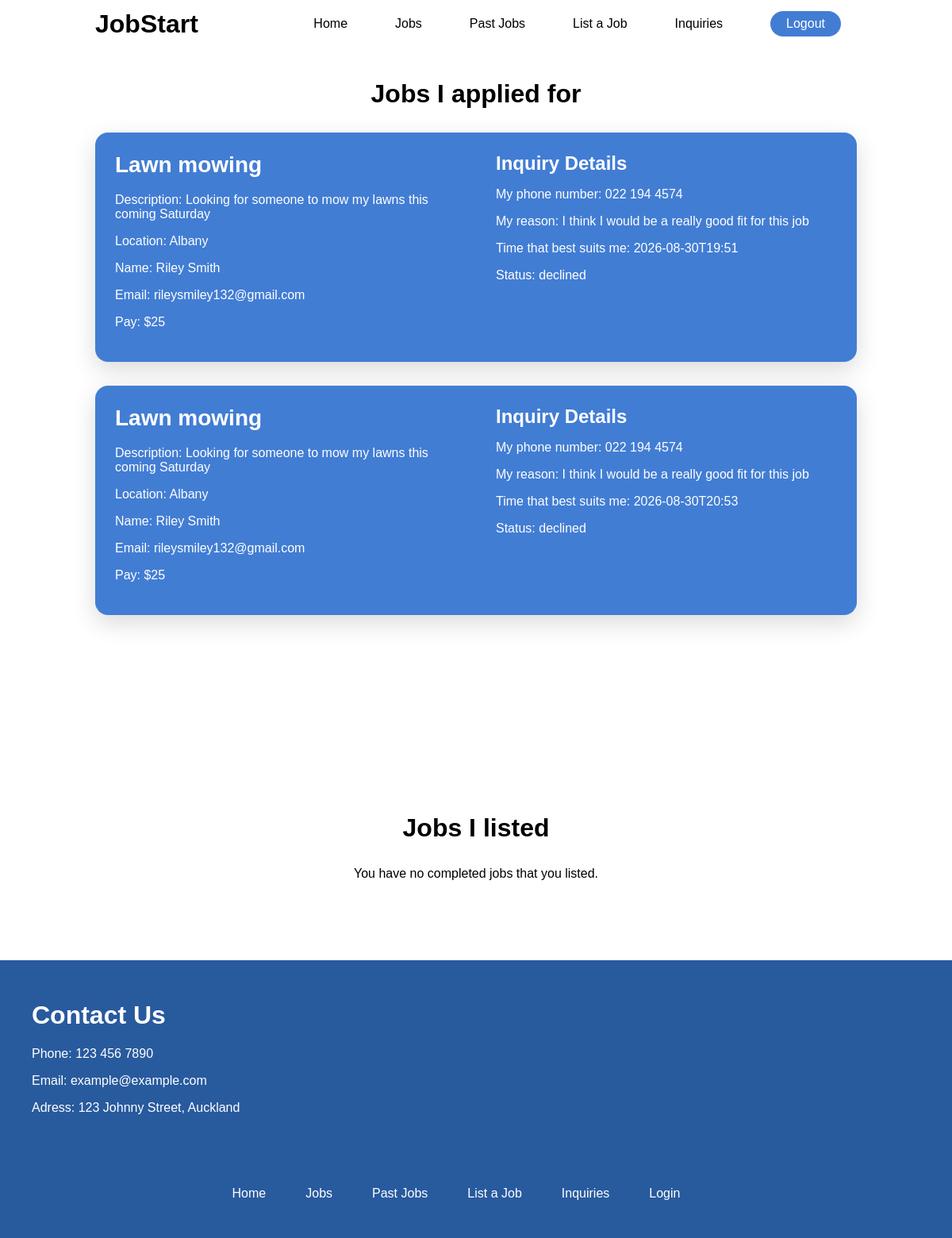
The app's page /past-jobs (signed in) with its own data.
### tables this page shows
CREATE TABLE inquiries (inquiry_id INTEGER PRIMARY KEY AUTOINCREMENT, job_id INTEGER REFERENCES jobs (job_id), user_id INTEGER REFERENCES users (user_id), lister_id INTEGER REFERENCES users (user_id), phone VARCHAR, why TEXT, time TEXT, status TEXT, dismissed TEXT DEFAULT no);

CREATE TABLE jobs (user_id INTEGER REFERENCES users (user_id), job_id INTEGER PRIMARY KEY AUTOINCREMENT, job_desc TEXT, job_title TEXT, job_location TEXT, completed TEXT, pay NUMERIC);

CREATE TABLE users (user_id INTEGER PRIMARY KEY AUTOINCREMENT, user_name TEXT, user_email TEXT, user_pwd TEXT);

### app.py (the view)
@app.route('/past-jobs')
def past_jobs():
    if 'user_email' not in session:
        return redirect('/login')
    user_id = session['user_id']
    conn = sqlite3.connect('app.db')
    conn.row_factory = sqlite3.Row
    cursor = conn.cursor()
    my_completed_jobs = cursor.execute('''
    SELECT
        inquiries.inquiry_id,
        inquiries.status,
        inquiries.phone,
        inquiries.why,
        inquiries.time,

        jobs.job_id,
        jobs.job_title,
        jobs.job_desc,
        jobs.job_location,
        jobs.pay,

        lister.user_id AS lister_id,
        lister.user_name AS lister_name,
        lister.user_email AS lister_email

    FROM inquiries

    JOIN jobs
        ON inquiries.job_id = jobs.job_id

    JOIN users AS lister
        ON jobs.user_id = lister.user_id

    WHERE inquiries.user_id = ?
    AND inquiries.status IN ('accepted', 'declined')

    ''', (user_id,)).fetchall()
    my_listed_jobs = cursor.execute('''
        SELECT
            jobs.job_id,
            jobs.job_title,
            jobs.job_desc,
            jobs.job_location,
            jobs.pay,
            jobs.completed,

            inquiries.inquiry_id,
            inquiries.status,
            inquiries.phone,
            inquiries.why,
            inquiries.time,

            applicant.user_id AS applicant_id,
            applicant.user_name AS applicant_name,
            applicant.user_email AS applicant_email,

            lister.user_name AS lister_name,
            lister.user_email AS lister_email

        FROM jobs

        LEFT JOIN inquiries
            ON jobs.job_id = inquiries.job_id
            AND inquiries.status = 'accepted'

        LEFT JOIN users AS applicant
            ON inquiries.user_id = applicant.user_id

        JOIN users AS lister
            ON jobs.user_id = lister.user_id

        WHERE jobs.user_id = ?
        AND jobs.completed = 'yes'

        ''', (user_id,)).fetchall()
    return render_template('past-jobs.html', my_jobs=my_completed_jobs, my_listed=my_listed_jobs)

### templates/past-jobs.html (shortened to what this page needs)
{% extends 'layout.html' %}
{% block content %}
<h1 class="past-jobs-top-title">Jobs I applied for</h1>
<div class="past-jobs-top">
    {% if my_jobs %}
        {% for job in my_jobs %}
            <div class="past-job">
                <div class="past-job-left">
                    <h1 class="past-job-title">{{ job['job_title'] }}</h1>
                    <p class="past-job-desc">Description: {{ job['job_desc'] }}</p>
                    <p class="past-job-location">Location: {{ job['job_location'] }}</p>
                    <p class="past-job-user-name">Name: {{ job['lister_name'] }}</p>
                    <p class="past-job-user-email">Email: {{ job['lister_email'] }}</p>
                    <p class="past-job-pay">Pay: ${{ job['pay'] }}</p>
                </div>
                <div class="past-job-right">
                    <h1 class="past-job-details-title">Inquiry Details</h1>
                    <p class="past-job-p">My phone number: {{ job['phone'] }}</p>
                    <p class="past-job-p">My reason: {{ job['why'] }}</p>
                    <p class="past-job-p">Time that best suits me: {{ job['time'] }}</p>
                    <p class="past-job-p">Status: {{ job['status'] }}</p>
                </div>
            </div>
        {% endfor %}
    {% else %}
        <p class="past-job-none">You have no past jobs.</p>
    {% endif %}
</div>
<h1 class="past-jobs-bottom-title">Jobs I listed</h1>
<div class="past-jobs-bottom">
    {% if my_listed %}
        {% for job in my_listed %}
            <div class="past-job">
                <div class="past-job-left">
                    <h1 class="past-job-title">{{ job['job_title'] }}</h1>
                    <p class="past-job-desc">Description: {{ job['job_desc'] }}</p>
                    <p class="past-job-location">Location: {{ job['job_location'] }}</p>
                    <p class="past-job-user-name">Name: {{ job['lister_name'] }}</p>
                    <p class="past-job-user-email">Email: {{ job['lister_email'] }}</p>
                    <p class="past-job-pay">Pay: ${{ job['pay'] }}</p>
                </div>
                <div class="past-job-right">
                    <h1 class="past-job-details-title">Applicant Details</h1>
                    <p class="past-job-p">Applicant name: {{ job['applicant_name'] }}</p>
                    <p class="past-job-p">Applicant email: {{ job['applicant_email'] }}</p>
                    <p class="past-job-p">Applicant phone number: {{ job['phone'] }}</p>
                    <p class="past-job-p">Applicant reason: {{ job['why'] }}</p>
                    <p class="past-job-p">Applicant time: {{ job['time'] }}</p>
                    <p class="past-job-p">Status: {{ job['status'] }}</p>
                </div>
            </div>
        {% endfor %}
    {% else %}
        <p class="past-job-none">You have no completed jobs that you listed.</p>
    {% endif %}
</div>
{% endblock %}

### static/style.css (style rules this page uses)
body { margin: 0; font-family: Arial; }
.past-jobs-top-title, .past-jobs-bottom-title { text-align: center; margin-top: 40px; margin-bottom: 30px; }
.past-jobs-bottom-title { margin-top: 250px; }
.past-jobs-top, .past-jobs-bottom { width: 80%; margin: 0 auto; }
.past-job { display: flex; width: 100%; margin-bottom: 30px; border-radius: 16px; overflow: hidden; box-shadow: 0 10px 30px rgba(0, 0, 0, 0.15); }
.past-job-left, .past-job-right { width: 50%; padding: 25px; background-color: #427dd4; color: white; box-sizing: border-box; }
.past-job-title { margin-top: 0; font-size: 28px; color: white; }
.past-job-desc { font-size: 16px; color: white; }
.past-job-location { font-size: 16px; color: white; }
.past-job-user-name, .past-job-user-email, .past-job-pay { font-size: 16px; color: white; }
.past-job-details-title { margin-top: 0; font-size: 24px; color: white; }
.past-job-p { font-size: 16px; color: white; }
.past-job-none { text-align: center; margin-top: 20px; margin-bottom: 40px; }

### records on screen
inquiries: job_title "Lawn mowing", job_desc "Looking for someone to mow my lawns this coming Saturday", job_location "Albany", lister_name "Riley Smith", lister_email "rileysmiley132@gmail.com", pay "25", phone "022 194 4574", why "I think I would be a really good fit for this job", time "2026-08-30T19:51", status "declined"
inquiries: job_title "Lawn mowing", job_desc "Looking for someone to mow my lawns this coming Saturday", job_location "Albany", lister_name "Riley Smith", lister_email "rileysmiley132@gmail.com", pay "25", phone "022 194 4574", why "I think I would be a really good fit for this job", time "2026-08-30T20:53", status "declined"
